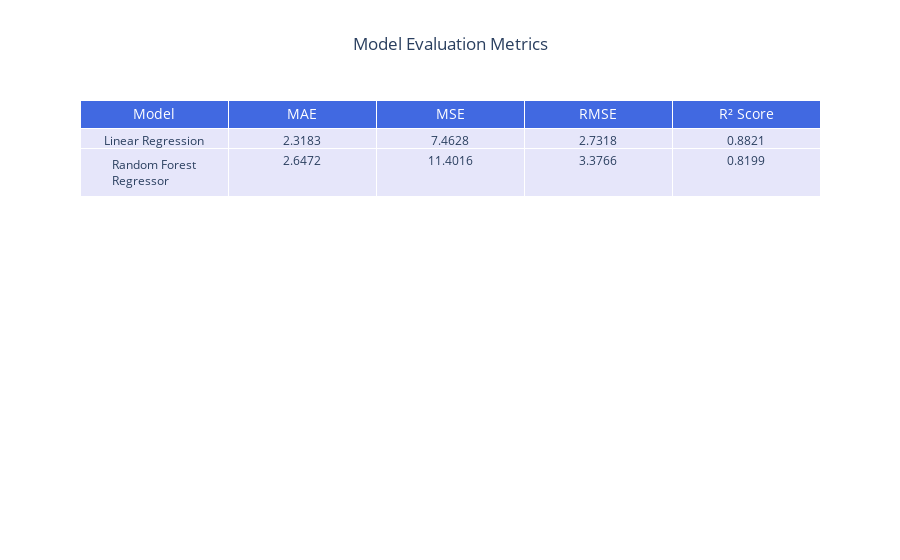

The cell this chart's notebook holds for it:
### Markdown cell above
In this code, we define a function to evaluate how well the models perform. The function calculates four metrics: **Mean Absolute Error (MAE), Mean Squared Error (MSE), Root Mean Squared Error (RMSE), and R² Score**, which help measure the accuracy of predictions.  

We then evaluate the **Linear Regression** and **Random Forest Regressor** models by comparing their predictions to the actual values in `y_test`. The results are stored in a list and converted into a DataFrame for easy viewing.  

Finally, we create an interactive **Plotly table** to display the evaluation results in a visually appealing format. The table has a **blue header** and a **lavender-colored body**, making it easy to interpret.

### Code cell
# Function to evaluate models and store results
def evaluate_model(y_true, y_pred, model_name):
    mae = mean_absolute_error(y_true, y_pred)
    mse = mean_squared_error(y_true, y_pred)
    rmse = np.sqrt(mse) 
    r2 = r2_score(y_true, y_pred)

    return [model_name, f"{mae:.4f}", f"{mse:.4f}", f"{rmse:.4f}", f"{r2:.4f}"]

# Store evaluation results in a list
evaluation_results = []
evaluation_results.append(evaluate_model(y_test, lr_preds, "Linear Regression"))
evaluation_results.append(evaluate_model(y_test, rf_preds, "Random Forest Regressor"))

# Convert to DataFrame
columns = ["Model", "MAE", "MSE", "RMSE", "R² Score"]
df_results = pd.DataFrame(evaluation_results, columns=columns)

# Create an interactive Plotly table
fig = go.Figure(
    data=[
        go.Table(
            header=dict(
                values=columns,
                fill_color="royalblue",
                font=dict(color="white", size=14),
                align="center",
            ),
            cells=dict(
                values=[df_results[col] for col in df_results.columns],
                fill_color="lavender",
                align="center",
            ),
        )
    ]
)

# Update layout
fig.update_layout(title_text="Model Evaluation Metrics", title_x=0.5)

# Show table
fig.show()

### Figure 1 — Plotly figure (JSON) as saved in the notebook; plotly's stock layout.template omitted (floating-point values rounded to 4 significant figures)
{"data": [{"cells": {"align": "center", "fill": {"color": "lavender"}, "values": [["Linear Regression", "Random Forest Regressor"], ["2.3183", "2.6472"], ["7.4628", "11.4016"], ["2.7318", "3.3766"], ["0.8821", "0.8199"]]}, "header": {"align": "center", "fill": {"color": "royalblue"}, "font": {"color": "white", "size": 14}, "values": ["Model", "MAE", "MSE", "RMSE", "R² Score"]}, "type": "table"}], "layout": {"autosize": true, "title": {"text": "Model Evaluation Metrics", "x": 0.5}}}
